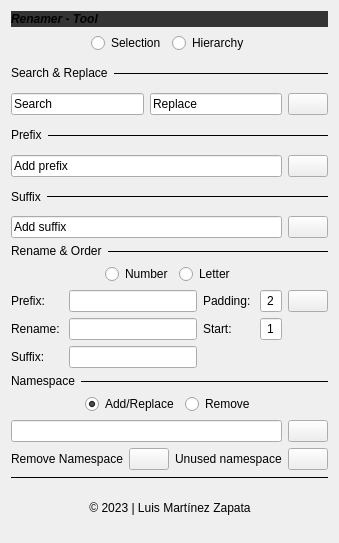
<?xml version="1.0" encoding="UTF-8"?>
<ui version="4.0">
 <class>Form</class>
 <widget class="QWidget" name="Form">
  <property name="geometry">
   <rect>
    <x>0</x>
    <y>0</y>
    <width>333</width>
    <height>543</height>
   </rect>
  </property>
  <property name="sizePolicy">
   <sizepolicy hsizetype="Preferred" vsizetype="Preferred">
    <horstretch>0</horstretch>
    <verstretch>0</verstretch>
   </sizepolicy>
  </property>
  <property name="minimumSize">
   <size>
    <width>0</width>
    <height>0</height>
   </size>
  </property>
  <property name="maximumSize">
   <size>
    <width>16777215</width>
    <height>16777215</height>
   </size>
  </property>
  <property name="windowTitle">
   <string>Form</string>
  </property>
  <layout class="QVBoxLayout" name="verticalLayout_6">
   <item>
    <layout class="QVBoxLayout" name="verticalLayout">
     <property name="sizeConstraint">
      <enum>QLayout::SetFixedSize</enum>
     </property>
     <item>
      <layout class="QHBoxLayout" name="horizontalLayout">
       <item>
        <layout class="QVBoxLayout" name="verticalLayout_4">
         <item>
          <layout class="QVBoxLayout" name="verticalLayout_5">
           <item>
            <widget class="QLabel" name="title_2">
             <property name="sizePolicy">
              <sizepolicy hsizetype="Preferred" vsizetype="Preferred">
               <horstretch>0</horstretch>
               <verstretch>0</verstretch>
              </sizepolicy>
             </property>
             <property name="minimumSize">
              <size>
               <width>0</width>
               <height>16</height>
              </size>
             </property>
             <property name="maximumSize">
              <size>
               <width>16777215</width>
               <height>16</height>
              </size>
             </property>
             <property name="sizeIncrement">
              <size>
               <width>0</width>
               <height>0</height>
              </size>
             </property>
             <property name="font">
              <font>
               <pointsize>9</pointsize>
               <italic>true</italic>
               <bold>true</bold>
              </font>
             </property>
             <property name="styleSheet">
              <string notr="true">background-color: rgb(52, 52, 52);</string>
             </property>
             <property name="text">
              <string>Renamer - Tool</string>
             </property>
            </widget>
           </item>
          </layout>
         </item>
         <item>
          <layout class="QHBoxLayout" name="horizontalLayout_6">
           <property name="leftMargin">
            <number>0</number>
           </property>
           <property name="rightMargin">
            <number>0</number>
           </property>
           <item>
            <spacer name="horizontalSpacer_3">
             <property name="orientation">
              <enum>Qt::Horizontal</enum>
             </property>
             <property name="sizeHint" stdset="0">
              <size>
               <width>40</width>
               <height>20</height>
              </size>
             </property>
            </spacer>
           </item>
           <item>
            <widget class="QRadioButton" name="rbtn_sel">
             <property name="text">
              <string>Selection</string>
             </property>
             <property name="checked">
              <bool>true</bool>
             </property>
            </widget>
           </item>
           <item>
            <widget class="QRadioButton" name="rbtn_hir">
             <property name="text">
              <string>Hierarchy</string>
             </property>
            </widget>
           </item>
           <item>
            <spacer name="horizontalSpacer_4">
             <property name="orientation">
              <enum>Qt::Horizontal</enum>
             </property>
             <property name="sizeHint" stdset="0">
              <size>
               <width>40</width>
               <height>20</height>
              </size>
             </property>
            </spacer>
           </item>
          </layout>
         </item>
         <item>
          <layout class="QVBoxLayout" name="vLay_searchAndReplace">
           <item>
            <layout class="QHBoxLayout" name="horizontalLayout_7" stretch="1,10">
             <item>
              <widget class="QLabel" name="label">
               <property name="text">
                <string>Search &amp; Replace</string>
               </property>
              </widget>
             </item>
             <item>
              <widget class="Line" name="line_3">
               <property name="enabled">
                <bool>true</bool>
               </property>
               <property name="sizePolicy">
                <sizepolicy hsizetype="Preferred" vsizetype="Preferred">
                 <horstretch>0</horstretch>
                 <verstretch>0</verstretch>
                </sizepolicy>
               </property>
               <property name="frameShadow">
                <enum>QFrame::Plain</enum>
               </property>
               <property name="orientation">
                <enum>Qt::Horizontal</enum>
               </property>
              </widget>
             </item>
            </layout>
           </item>
           <item>
            <layout class="QGridLayout" name="gridLayout_3" columnstretch="10,10,0">
             <item row="0" column="0">
              <widget class="QLineEdit" name="in_replace">
               <property name="sizePolicy">
                <sizepolicy hsizetype="Preferred" vsizetype="Preferred">
                 <horstretch>0</horstretch>
                 <verstretch>0</verstretch>
                </sizepolicy>
               </property>
               <property name="contextMenuPolicy">
                <enum>Qt::DefaultContextMenu</enum>
               </property>
               <property name="accessibleName">
                <string/>
               </property>
               <property name="inputMethodHints">
                <set>Qt::ImhNone</set>
               </property>
               <property name="inputMask">
                <string/>
               </property>
               <property name="text">
                <string notr="true">Search</string>
               </property>
               <property name="frame">
                <bool>true</bool>
               </property>
               <property name="echoMode">
                <enum>QLineEdit::Normal</enum>
               </property>
               <property name="cursorPosition">
                <number>6</number>
               </property>
               <property name="dragEnabled">
                <bool>false</bool>
               </property>
               <property name="readOnly">
                <bool>false</bool>
               </property>
               <property name="cursorMoveStyle">
                <enum>Qt::LogicalMoveStyle</enum>
               </property>
               <property name="clearButtonEnabled">
                <bool>false</bool>
               </property>
              </widget>
             </item>
             <item row="0" column="1">
              <widget class="QLineEdit" name="in_search">
               <property name="sizePolicy">
                <sizepolicy hsizetype="Preferred" vsizetype="Preferred">
                 <horstretch>0</horstretch>
                 <verstretch>0</verstretch>
                </sizepolicy>
               </property>
               <property name="text">
                <string>Replace</string>
               </property>
              </widget>
             </item>
             <item row="0" column="2">
              <widget class="QPushButton" name="btn_searchReplace">
               <property name="sizePolicy">
                <sizepolicy hsizetype="Minimum" vsizetype="Fixed">
                 <horstretch>0</horstretch>
                 <verstretch>0</verstretch>
                </sizepolicy>
               </property>
               <property name="text">
                <string/>
               </property>
              </widget>
             </item>
            </layout>
           </item>
          </layout>
         </item>
         <item>
          <layout class="QVBoxLayout" name="vLay_searchAndReplace_2">
           <item>
            <layout class="QHBoxLayout" name="horizontalLayout_8" stretch="1,10">
             <item>
              <widget class="QLabel" name="label_2">
               <property name="text">
                <string>Prefix</string>
               </property>
              </widget>
             </item>
             <item>
              <widget class="Line" name="line_4">
               <property name="enabled">
                <bool>true</bool>
               </property>
               <property name="sizePolicy">
                <sizepolicy hsizetype="Preferred" vsizetype="Preferred">
                 <horstretch>0</horstretch>
                 <verstretch>0</verstretch>
                </sizepolicy>
               </property>
               <property name="frameShadow">
                <enum>QFrame::Plain</enum>
               </property>
               <property name="orientation">
                <enum>Qt::Horizontal</enum>
               </property>
              </widget>
             </item>
            </layout>
           </item>
           <item>
            <layout class="QGridLayout" name="gridLayout_4" columnstretch="10,0">
             <item row="0" column="0">
              <widget class="QLineEdit" name="in_prefix">
               <property name="sizePolicy">
                <sizepolicy hsizetype="Preferred" vsizetype="Preferred">
                 <horstretch>0</horstretch>
                 <verstretch>0</verstretch>
                </sizepolicy>
               </property>
               <property name="text">
                <string>Add prefix</string>
               </property>
              </widget>
             </item>
             <item row="0" column="1">
              <widget class="QPushButton" name="btn_prefix">
               <property name="sizePolicy">
                <sizepolicy hsizetype="Minimum" vsizetype="Fixed">
                 <horstretch>0</horstretch>
                 <verstretch>0</verstretch>
                </sizepolicy>
               </property>
               <property name="text">
                <string/>
               </property>
              </widget>
             </item>
            </layout>
           </item>
          </layout>
         </item>
         <item>
          <layout class="QVBoxLayout" name="vLay_searchAndReplace_3">
           <item>
            <layout class="QHBoxLayout" name="horizontalLayout_9" stretch="1,10">
             <item>
              <widget class="QLabel" name="label_3">
               <property name="text">
                <string>Suffix</string>
               </property>
              </widget>
             </item>
             <item>
              <widget class="Line" name="line_5">
               <property name="enabled">
                <bool>true</bool>
               </property>
               <property name="sizePolicy">
                <sizepolicy hsizetype="Preferred" vsizetype="Preferred">
                 <horstretch>0</horstretch>
                 <verstretch>0</verstretch>
                </sizepolicy>
               </property>
               <property name="frameShadow">
                <enum>QFrame::Plain</enum>
               </property>
               <property name="orientation">
                <enum>Qt::Horizontal</enum>
               </property>
              </widget>
             </item>
            </layout>
           </item>
           <item>
            <layout class="QGridLayout" name="gridLayout_5" columnstretch="10,0">
             <item row="0" column="1">
              <widget class="QPushButton" name="btn_suffix">
               <property name="sizePolicy">
                <sizepolicy hsizetype="Minimum" vsizetype="Fixed">
                 <horstretch>0</horstretch>
                 <verstretch>0</verstretch>
                </sizepolicy>
               </property>
               <property name="text">
                <string/>
               </property>
              </widget>
             </item>
             <item row="0" column="0">
              <widget class="QLineEdit" name="in_suffix">
               <property name="sizePolicy">
                <sizepolicy hsizetype="Preferred" vsizetype="Preferred">
                 <horstretch>0</horstretch>
                 <verstretch>0</verstretch>
                </sizepolicy>
               </property>
               <property name="text">
                <string>Add suffix</string>
               </property>
              </widget>
             </item>
            </layout>
           </item>
          </layout>
         </item>
         <item>
          <layout class="QVBoxLayout" name="vLay_searchAndReplace_5">
           <item>
            <layout class="QHBoxLayout" name="horizontalLayout_11" stretch="1,10">
             <item>
              <widget class="QLabel" name="label_5">
               <property name="text">
                <string>Rename &amp; Order</string>
               </property>
              </widget>
             </item>
             <item>
              <widget class="Line" name="line_8">
               <property name="enabled">
                <bool>true</bool>
               </property>
               <property name="sizePolicy">
                <sizepolicy hsizetype="Preferred" vsizetype="Preferred">
                 <horstretch>0</horstretch>
                 <verstretch>0</verstretch>
                </sizepolicy>
               </property>
               <property name="frameShadow">
                <enum>QFrame::Plain</enum>
               </property>
               <property name="orientation">
                <enum>Qt::Horizontal</enum>
               </property>
              </widget>
             </item>
            </layout>
           </item>
           <item>
            <layout class="QGridLayout" name="gridLayout_6">
             <item row="0" column="2">
              <widget class="QRadioButton" name="rbtn_orderLetter">
               <property name="text">
                <string>Letter</string>
               </property>
              </widget>
             </item>
             <item row="0" column="0">
              <spacer name="horizontalSpacer_5">
               <property name="orientation">
                <enum>Qt::Horizontal</enum>
               </property>
               <property name="sizeHint" stdset="0">
                <size>
                 <width>40</width>
                 <height>20</height>
                </size>
               </property>
              </spacer>
             </item>
             <item row="0" column="1">
              <widget class="QRadioButton" name="rbtn_orderNum">
               <property name="text">
                <string>Number</string>
               </property>
               <property name="checkable">
                <bool>true</bool>
               </property>
               <property name="checked">
                <bool>true</bool>
               </property>
              </widget>
             </item>
             <item row="0" column="3">
              <spacer name="horizontalSpacer_6">
               <property name="orientation">
                <enum>Qt::Horizontal</enum>
               </property>
               <property name="sizeHint" stdset="0">
                <size>
                 <width>40</width>
                 <height>20</height>
                </size>
               </property>
              </spacer>
             </item>
            </layout>
           </item>
           <item>
            <layout class="QVBoxLayout" name="verticalLayout_9">
             <item>
              <layout class="QGridLayout" name="grid_layout" columnstretch="1,10,1,1,0">
               <property name="sizeConstraint">
                <enum>QLayout::SetDefaultConstraint</enum>
               </property>
               <property name="leftMargin">
                <number>0</number>
               </property>
               <property name="topMargin">
                <number>0</number>
               </property>
               <property name="rightMargin">
                <number>0</number>
               </property>
               <item row="2" column="4">
                <widget class="QPushButton" name="btn_orderRename">
                 <property name="sizePolicy">
                  <sizepolicy hsizetype="Minimum" vsizetype="Fixed">
                   <horstretch>0</horstretch>
                   <verstretch>0</verstretch>
                  </sizepolicy>
                 </property>
                 <property name="text">
                  <string/>
                 </property>
                </widget>
               </item>
               <item row="3" column="2">
                <widget class="QLabel" name="lbl_orderStart">
                 <property name="text">
                  <string>Start: </string>
                 </property>
                </widget>
               </item>
               <item row="2" column="1">
                <widget class="QLineEdit" name="in_orderPrefix">
                 <property name="sizePolicy">
                  <sizepolicy hsizetype="Preferred" vsizetype="Preferred">
                   <horstretch>0</horstretch>
                   <verstretch>0</verstretch>
                  </sizepolicy>
                 </property>
                 <property name="text">
                  <string/>
                 </property>
                </widget>
               </item>
               <item row="4" column="0">
                <widget class="QLabel" name="lbl_orderSuffix">
                 <property name="text">
                  <string>Suffix: </string>
                 </property>
                </widget>
               </item>
               <item row="2" column="2">
                <widget class="QLabel" name="lbl_orderPadding">
                 <property name="text">
                  <string>Padding: </string>
                 </property>
                </widget>
               </item>
               <item row="4" column="1">
                <widget class="QLineEdit" name="in_orderSuffix">
                 <property name="sizePolicy">
                  <sizepolicy hsizetype="Preferred" vsizetype="Preferred">
                   <horstretch>0</horstretch>
                   <verstretch>0</verstretch>
                  </sizepolicy>
                 </property>
                 <property name="text">
                  <string/>
                 </property>
                </widget>
               </item>
               <item row="3" column="3">
                <widget class="QLineEdit" name="in_orderStart">
                 <property name="sizePolicy">
                  <sizepolicy hsizetype="Preferred" vsizetype="Preferred">
                   <horstretch>0</horstretch>
                   <verstretch>0</verstretch>
                  </sizepolicy>
                 </property>
                 <property name="text">
                  <string>1</string>
                 </property>
                 <property name="alignment">
                  <set>Qt::AlignCenter</set>
                 </property>
                </widget>
               </item>
               <item row="2" column="3">
                <widget class="QLineEdit" name="in_orderPadding">
                 <property name="sizePolicy">
                  <sizepolicy hsizetype="Preferred" vsizetype="Preferred">
                   <horstretch>0</horstretch>
                   <verstretch>0</verstretch>
                  </sizepolicy>
                 </property>
                 <property name="text">
                  <string>2</string>
                 </property>
                 <property name="alignment">
                  <set>Qt::AlignCenter</set>
                 </property>
                </widget>
               </item>
               <item row="2" column="0">
                <widget class="QLabel" name="lbl_orderPrefix">
                 <property name="text">
                  <string>Prefix: </string>
                 </property>
                </widget>
               </item>
               <item row="3" column="1">
                <widget class="QLineEdit" name="in_orderRename">
                 <property name="sizePolicy">
                  <sizepolicy hsizetype="Preferred" vsizetype="Preferred">
                   <horstretch>0</horstretch>
                   <verstretch>0</verstretch>
                  </sizepolicy>
                 </property>
                 <property name="text">
                  <string/>
                 </property>
                </widget>
               </item>
               <item row="3" column="0">
                <widget class="QLabel" name="lbl_orderRename">
                 <property name="text">
                  <string>Rename: </string>
                 </property>
                </widget>
               </item>
              </layout>
             </item>
            </layout>
           </item>
          </layout>
         </item>
         <item>
          <layout class="QVBoxLayout" name="vLay_searchAndReplace_7">
           <item>
            <layout class="QHBoxLayout" name="horizontalLayout_13" stretch="1,10">
             <item>
              <widget class="QLabel" name="label_7">
               <property name="text">
                <string>Namespace</string>
               </property>
              </widget>
             </item>
             <item>
              <widget class="Line" name="line_11">
               <property name="enabled">
                <bool>true</bool>
               </property>
               <property name="sizePolicy">
                <sizepolicy hsizetype="Preferred" vsizetype="Preferred">
                 <horstretch>0</horstretch>
                 <verstretch>0</verstretch>
                </sizepolicy>
               </property>
               <property name="frameShadow">
                <enum>QFrame::Plain</enum>
               </property>
               <property name="orientation">
                <enum>Qt::Horizontal</enum>
               </property>
              </widget>
             </item>
            </layout>
           </item>
           <item>
            <layout class="QGridLayout" name="gridLayout_7">
             <item row="0" column="1">
              <widget class="QRadioButton" name="radioButton_2">
               <property name="text">
                <string>Add/Replace</string>
               </property>
               <property name="checked">
                <bool>true</bool>
               </property>
              </widget>
             </item>
             <item row="0" column="0">
              <spacer name="horizontalSpacer_9">
               <property name="orientation">
                <enum>Qt::Horizontal</enum>
               </property>
               <property name="sizeHint" stdset="0">
                <size>
                 <width>40</width>
                 <height>20</height>
                </size>
               </property>
              </spacer>
             </item>
             <item row="0" column="3">
              <spacer name="horizontalSpacer_10">
               <property name="orientation">
                <enum>Qt::Horizontal</enum>
               </property>
               <property name="sizeHint" stdset="0">
                <size>
                 <width>40</width>
                 <height>20</height>
                </size>
               </property>
              </spacer>
             </item>
             <item row="0" column="2">
              <widget class="QRadioButton" name="radioButton">
               <property name="text">
                <string>Remove</string>
               </property>
              </widget>
             </item>
            </layout>
           </item>
           <item>
            <layout class="QVBoxLayout" name="vertical_layout_5">
             <item>
              <layout class="QGridLayout" name="grid_layout_3" columnstretch="1,0,1,0">
               <property name="sizeConstraint">
                <enum>QLayout::SetDefaultConstraint</enum>
               </property>
               <property name="leftMargin">
                <number>0</number>
               </property>
               <property name="topMargin">
                <number>0</number>
               </property>
               <property name="rightMargin">
                <number>0</number>
               </property>
               <item row="2" column="3">
                <widget class="QPushButton" name="btn_namespace">
                 <property name="sizePolicy">
                  <sizepolicy hsizetype="Preferred" vsizetype="Preferred">
                   <horstretch>0</horstretch>
                   <verstretch>0</verstretch>
                  </sizepolicy>
                 </property>
                 <property name="text">
                  <string/>
                 </property>
                </widget>
               </item>
               <item row="3" column="1">
                <widget class="QPushButton" name="btn_namespaceDelete">
                 <property name="sizePolicy">
                  <sizepolicy hsizetype="Preferred" vsizetype="Preferred">
                   <horstretch>0</horstretch>
                   <verstretch>0</verstretch>
                  </sizepolicy>
                 </property>
                 <property name="text">
                  <string/>
                 </property>
                </widget>
               </item>
               <item row="3" column="3">
                <widget class="QPushButton" name="btn_namespaceUnused">
                 <property name="sizePolicy">
                  <sizepolicy hsizetype="Preferred" vsizetype="Preferred">
                   <horstretch>0</horstretch>
                   <verstretch>0</verstretch>
                  </sizepolicy>
                 </property>
                 <property name="text">
                  <string/>
                 </property>
                </widget>
               </item>
               <item row="2" column="0" colspan="3">
                <widget class="QLineEdit" name="in_suffix_2">
                 <property name="sizePolicy">
                  <sizepolicy hsizetype="Preferred" vsizetype="Preferred">
                   <horstretch>0</horstretch>
                   <verstretch>0</verstretch>
                  </sizepolicy>
                 </property>
                 <property name="text">
                  <string/>
                 </property>
                </widget>
               </item>
               <item row="3" column="0">
                <widget class="QLabel" name="lbl_orderRename_3">
                 <property name="text">
                  <string>Remove Namespace</string>
                 </property>
                </widget>
               </item>
               <item row="3" column="2">
                <widget class="QLabel" name="lbl_orderPadding_3">
                 <property name="text">
                  <string>Unused namespace</string>
                 </property>
                </widget>
               </item>
              </layout>
             </item>
            </layout>
           </item>
          </layout>
         </item>
         <item>
          <layout class="QVBoxLayout" name="verticalLayout_10">
           <item>
            <layout class="QGridLayout" name="gridLayout_8">
             <item row="1" column="0">
              <spacer name="horizontalSpacer_2">
               <property name="orientation">
                <enum>Qt::Horizontal</enum>
               </property>
               <property name="sizeHint" stdset="0">
                <size>
                 <width>40</width>
                 <height>20</height>
                </size>
               </property>
              </spacer>
             </item>
             <item row="1" column="1">
              <widget class="QLabel" name="lbl_credits">
               <property name="enabled">
                <bool>true</bool>
               </property>
               <property name="font">
                <font>
                 <italic>false</italic>
                 <bold>false</bold>
                 <underline>false</underline>
                 <strikeout>false</strikeout>
                </font>
               </property>
               <property name="focusPolicy">
                <enum>Qt::WheelFocus</enum>
               </property>
               <property name="autoFillBackground">
                <bool>false</bool>
               </property>
               <property name="text">
                <string>© 2023 | Luis Martínez Zapata</string>
               </property>
               <property name="alignment">
                <set>Qt::AlignCenter</set>
               </property>
              </widget>
             </item>
             <item row="1" column="2">
              <spacer name="horizontalSpacer">
               <property name="orientation">
                <enum>Qt::Horizontal</enum>
               </property>
               <property name="sizeHint" stdset="0">
                <size>
                 <width>40</width>
                 <height>20</height>
                </size>
               </property>
              </spacer>
             </item>
             <item row="0" column="0" colspan="3">
              <widget class="Line" name="line">
               <property name="frameShadow">
                <enum>QFrame::Plain</enum>
               </property>
               <property name="orientation">
                <enum>Qt::Horizontal</enum>
               </property>
              </widget>
             </item>
            </layout>
           </item>
          </layout>
         </item>
        </layout>
       </item>
      </layout>
     </item>
    </layout>
   </item>
  </layout>
 </widget>
 <tabstops>
  <tabstop>in_orderRename</tabstop>
 </tabstops>
 <resources/>
 <connections/>
</ui>
